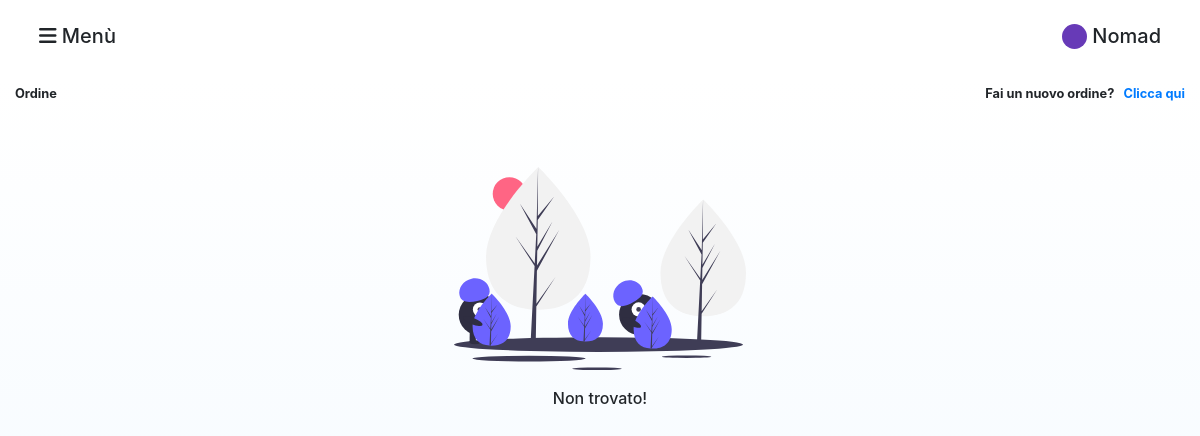
The app's page /order/all-orders/ (signed in), older data.
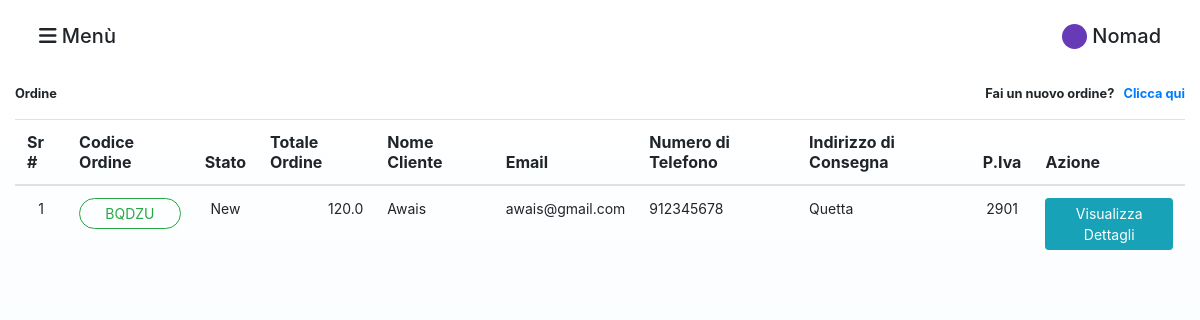
The same page, newer data.
### order/models.py (models this page shows, shortened)
class Order(models.Model):
    STATUS = (
        ('New', 'New'),
        ('Accepted', 'Accepted'),
        ('Preaparing', 'Preaparing'),
        ('OnShipping', 'OnShipping'),
        ('Completed', 'Completed'),
        ('Canceled', 'Canceled'),
    )
    user = models.ForeignKey(User, on_delete=models.SET_NULL, null=True)
    code = models.CharField(max_length=10, editable=False )
    customer = models.ForeignKey(Customer, on_delete=models.SET_NULL, null=True, default=0)
    total = models.FloatField()
    status=models.CharField(max_length=10,choices=STATUS,default='New')
    ip = models.CharField(blank=True, max_length=255)
    note = models.CharField(blank=True, max_length=255)
    create_at=models.DateTimeField(auto_now_add=True)
    update_at=models.DateTimeField(auto_now=True)

### agents/models.py (models this page shows, shortened)
class Customer(models.Model):
    name = models.CharField(max_length=64)
    email = models.CharField(max_length=64)
    phone = models.IntegerField()
    region = models.CharField(max_length=64)
    billing_address = models.CharField(max_length=400)
    delivery_address = models.CharField(max_length=400)
    vat_number = models.IntegerField()
    pub_date = models.DateTimeField('date published')
    created_by = models.ForeignKey(settings.AUTH_USER_MODEL, on_delete=models.CASCADE, related_name="agent", blank=True)

### order/views.py (the view)
# urls.py: path('all-orders/', views.orders, name='orders'),
def orders(request):
    current_user = User.objects.get(username=request.user.username)
    allOrders = Order.objects.filter(user_id=current_user.id)
    return render(request, 'agents/orders_all.html', {
            'orders': allOrders
    })

### agents/templates/agents/orders_all.html (shortened to what this page needs)
{% extends "agents/layout.html" %}
{% load static %}
{% block body %}
{% include "agents/sidenav.html" %}
<div class="parent-div-products-page ">
    <div class="container-fluid">
            <div class="row align-items-center">
                <div class="col-6 mt-1 mb-3">
                <div style="float: left;" class="btn-group" role="group">
                    <small>Ordine</small>
                </div>
            </div>
            <div class="col-6 mt-1 mb-3">
                <div style="float: right;" class="btn-group" role="group">
                    <small>Fai un nuovo ordine? &nbsp;<a href="{% url 'agents:customers' user.username %}"> Clicca qui</a></small>
                </div>
            </div>
            {% if orders %}
                <div class="col-12">
                    <div  class="table-responsive">
                        <table  id="customers_table" class="table table-hover">
                            <thead>
                            <tr>
                                <th align="center">Sr #</th>
                                <th align="center">Codice Ordine</th>
                                <th align="center">Stato</th>
                                <th  align="center">Totale Ordine</th>
                                <th  >Nome Cliente</th>
                                <th  >Email</th>
                                <th  >Numero di Telefono</th>
                                <th  >Indirizzo di Consegna</th>
                                <th  >P.Iva</th>
                                <th  align="center">Azione</th>
                            </tr>
                            </thead>
                            <tbody>
                                {% for order in orders %}
                            <tr class="col-form-label col-form-label-sm">
                                    <td  align="center">{{ forloop.counter }}</td>
                                    <td  align="center">
                                        <a href="{% url 'order:order_detailed' order.id %}" style="border-radius: 25px;" class="btn btn-sm btn-outline-success w-100">
                                            {{order.code}}
                                        </a>
                                    </td>
                                    <td align="center">{{order.status}}</td>
                                    <td align="right">{{order.total}}</td>
                                    <td >{{order.customer.name|capfirst}}</td>
                                    <td >{{order.customer.email}}</td>
                                    <td >{{order.customer.phone}}</td>
                                    <td >{{order.customer.delivery_address}}</td>
                                    <td align="center">{{order.customer.vat_number}}</td>
                                    <td align="center">
                                        <a href="{% url 'order:order_detailed' order.id %}" class="btn btn-info btn-sm">Visualizza Dettagli</a>
                                    </td>
                            </tr>
                            {% endfor %}
                            </tbody>
                        </table>
                    </div>
                </div>
            {% else %}
                <div align="center" class="col-12 mt-5">
                    <img class="w-25" src="{% static 'agents/images/not_found.svg' %}"/>
                    <h5 class="col-form-label col-form-label-md pt-3">Non trovato!</h5>
                  </div>
            {% endif %}
        </div>
    </div>
</div>
{% endblock %}

### agents/templates/agents/layout.html (shortened to what this page needs)
{% load static %}
{% load google_translate %}
<html lang="it" dir="ltr">
  <head>
      <link rel="stylesheet" href="https://stackpath.bootstrapcdn.com/font-awesome/4.7.0/css/font-awesome.min.css">
      <link rel="stylesheet" href="https://stackpath.bootstrapcdn.com/bootstrap/4.5.2/css/bootstrap.min.css">
      <link href="https://cdn.datatables.net/1.10.13/css/jquery.dataTables.min.css" rel="stylesheet"/>
<link href="https://cdn.datatables.net/buttons/1.2.4/css/buttons.dataTables.min.css" rel="stylesheet"/>
    <link rel="stylesheet" type="text/css" href="{% static 'agents/css/style.css' %}" />
  </head>
  <body>
      {% block body %}
      {% endblock %}
  </body>
</html>

### agents/templates/agents/sidenav.html (shortened to what this page needs)
  <div class="container-fluid">
    <div class="row pt-4 pb-4 pl-4 pr-4">
      <div class="col-6">
        <h5 style="cursor:pointer" onclick="openNav()"><i class="fas fa-bars"></i> Menù</h5>
      </div>
      <div class="col-6">
        {% if user%}
            <div style="float: right;">
              <span class="dot"></span>
              <h5 class="agent-username" style="float: right;"> {{user.username}}</h5>
            </div>
        {% endif %}
      </div>
    </div>
  </div>

### staticfiles/agents/css/style.css (style rules this page uses)
body { font-family: Circular, -apple-system, BlinkMacSystemFont, Roboto, Helvetica Neue, sans-serif; -webkit-font-smoothing: antialiased; }
.parent-div-products-page { background: linear-gradient(0deg, aliceblue, transparent); min-height: -webkit-fill-available; }
.dot { margin-right: 5px; height: 25px; width: 25px; background-color: #673AB7; border-radius: 50%; display: inline-block; }
.agent-username { text-transform: capitalize; }
.small, small { font-size: 80%; font-weight: bold; }

Row changes from the older to the newer data that the page shows:
added Order: code "BQDZU", status "New", total "120.0", customer.name "Awais", customer.email "awais@gmail.com", customer.phone "912345678", customer.delivery_address "Quetta", customer.vat_number "2901"
Text that changed along with them:
text no longer shown: "Non trovato!"
text now shown: "Sr # Codice Ordine Stato Totale Ordine Nome Cliente Email Numero di Telefono Indirizzo di Consegna P.Iva Azione"
